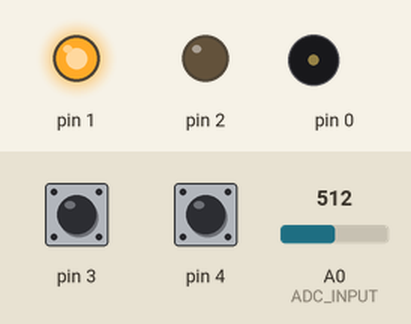
This sketch was run on a simulated Arduino Leonardo, built with avr-gcc and run on an emulated ATmega32U4. On the bench: output pins drawn as LEDs (lit = HIGH), buzzer (waves = sounding). The inputs (shaded band) are chosen by the test bench; at power-on: pin 3 HIGH, pin 4 HIGH, A0 (ADC_INPUT) = 512.

Above: at 0.8 s.
0.9 s: pin 3 pulled LOW for 0.15 s
At 1.3 s:
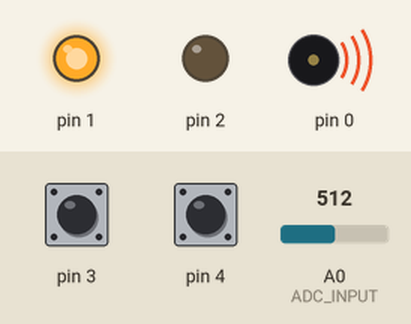
2.5 s: pin 4 pulled LOW for 0.15 s
At 3.8 s:
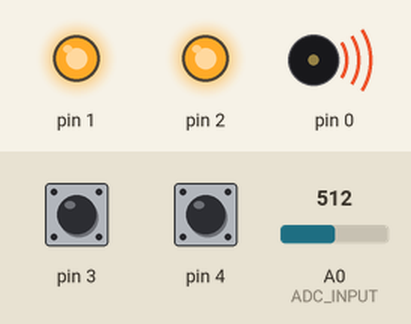
4.1 s: pin 4 pulled LOW for 3.2 s
At 5.5 s:
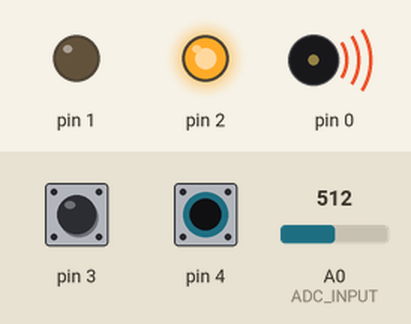
8.8 s: pin 3 pulled LOW for 1 s
At 9.6 s:
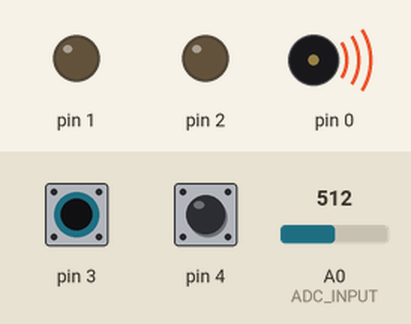
Timing chart, 0 to 11.8 s (numbered marks = the images above; inputs shaded):
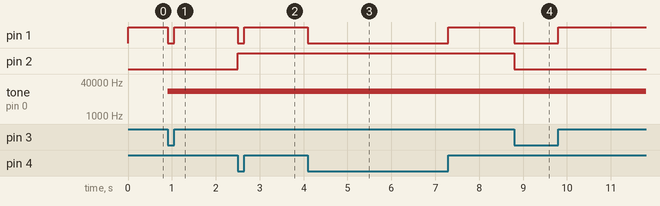

Measured:
- after the input at 0.9 s, pin 1: HIGH → LOW at once, → HIGH 0.15 s later; tone on pin 0: silent → 15015 Hz at once
- after the input at 2.5 s, pin 1: HIGH → LOW at once, → HIGH 0.15 s later; pin 2: LOW → HIGH at once
- after the input at 4.1 s, pin 1: HIGH → LOW at once, → HIGH 3.2 s later
- after the input at 8.8 s, pin 1: HIGH → LOW at once, → HIGH 1.0 s later; pin 2: HIGH → LOW at once

The sketch:

driver_carotage.ino
```cpp
/*
 * ------------------------------------------------------
 * НПФ Электро прошивка Водильник v1.0.2
 * Разработчик Багманов Э.Р. 17.09.2022
 * ------------------------------------------------------
 */

#include "Settings.h"
#include "Drive.h"

int main(void){
  init();
  #if defined(USBCON)
    USBDevice.attach();
  #endif
  pinMode(ADC_INPUT,INPUT); // инициализация ацп
  pinMode(PULSE, OUTPUT);
  pinMode(DIR, OUTPUT);
  pinMode(ENABLE, OUTPUT);

  Drive drive;
  drive.run();
  return 0;
}
```

Settings.h
```cpp
//пакет конфигурации

//---------------------КНОПКИ\АЦП------------------------------
#define DIR_LEFT PB4 // кнопка влево либо реле при спуске
#define DIR_RIGHT PB3 // кнопка вправо либо реле при подъеме
#define ADC_INPUT A0 // аналоговый вход под потенциомметр

//-------------НАСТРОЙКА ВХОДОВ ДЛЯ ДРАЙВЕРА ШД--------------------
#define PULSE PB0  // пин выход на драйвер
#define DIR PB2   // пин направление вращения
#define ENABLE PB1 // пин вкл\откл двигателя

#define MAX_SPEED 30000 //максимальная скорость в виде шаг/сек
#define MIN_SPEED 1     //минимальная скорость в виде шаг/сек
```

Button.cpp
```cpp
#include "Button.h"
Button::Button(byte pin):_pin(pin){
      pinMode(_pin, INPUT_PULLUP);
}
bool Button::hold(){
   if(!digitalRead(_pin)){
      return true;
   }
   return false;
}
```

Button.h
```cpp
#pragma once
#include "Arduino.h"
class Button{
  public:
    Button(byte pin);
    bool hold();

  private:
   const byte _pin;
};
```

Drive.h
```cpp
#pragma once
#include "Arduino.h"

class Drive{
  public:
    void run();
  private:
    short getSpeed();
    void direction(bool dir);
};
```

Driver.cpp
```cpp
#include "Drive.h"

#include "Settings.h"
#include "Button.h"

//инициализация кнопок
Button right(DIR_RIGHT);
Button left(DIR_LEFT);

void Drive::run(){
  static bool dir = false;
  while(1){
    if(right.hold()){
      Drive::direction(dir); //прямой
      continue;
    }
    if(left.hold()){
      Drive::direction(!dir); //реверс
      continue;
    }
    digitalWrite(ENABLE, true);
  }
  return;
}

void Drive::direction(bool dir){
  digitalWrite(ENABLE, false);
  digitalWrite(DIR, dir);
  tone(PULSE, Drive::getSpeed());
  return;
}

short Drive::getSpeed(){ //выдать частоту импульсов
   return map(analogRead(ADC_INPUT), 0, 1023, MIN_SPEED, MAX_SPEED);
}
```
